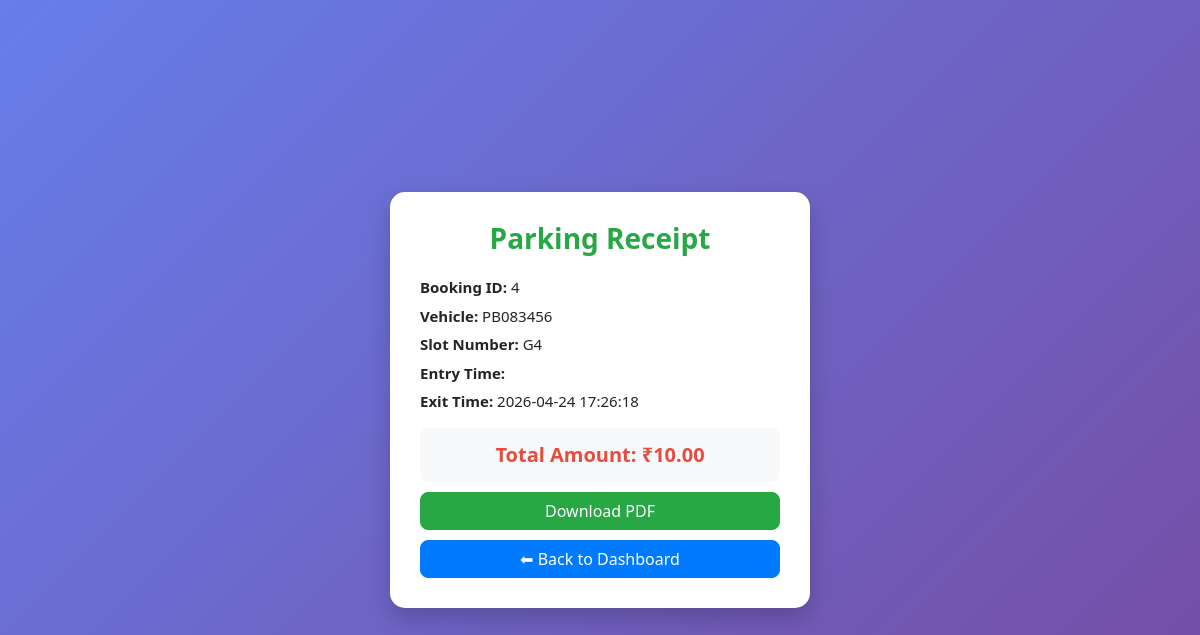
The app's page /users/view-bill.php?id=4 with its own data.
### tables this page shows
CREATE TABLE `bookings` (
  `booking_id` int(11) NOT NULL,
  `user_id` int(11) DEFAULT NULL,
  `slot_id` int(11) DEFAULT NULL,
  `vehicle_no` varchar(20) DEFAULT NULL,
  `entry_time` datetime DEFAULT NULL,
  `exit_time` datetime DEFAULT NULL,
  `status` enum('in','out') DEFAULT 'in',
  `amount` decimal(10,2) DEFAULT NULL
);

CREATE TABLE `slots` (
  `slot_id` int(11) NOT NULL,
  `slot_number` varchar(20) NOT NULL,
  `floor_id` int(11) DEFAULT NULL,
  `vehicle_type` enum('Car','Bike') NOT NULL,
  `status` enum('free','occupied') DEFAULT 'free'
);

### users/view-bill.php (the view, shortened to what this page needs)
<?php
include('../includes/dbconnection.php');
$id = $_GET['id'];
$query = mysqli_query($con, "
SELECT bookings.*, slots.slot_number
FROM bookings
JOIN slots ON bookings.slot_id = slots.slot_id
WHERE bookings.booking_id='$id'
");
$row = mysqli_fetch_array($query);
?>
<!DOCTYPE html>
<html>
<head>
<link rel="stylesheet" href="https://cdn.jsdelivr.net/npm/bootstrap@4.6.2/dist/css/bootstrap.min.css">
</head>
<body>
<div class="receipt-card">
<h3 class="receipt-title">Parking Receipt</h3>
<div class="info">
<p><span class="label">Booking ID:</span> <?php echo $row['booking_id']; ?></p>
<p><span class="label">Vehicle:</span> <?php echo $row['vehicle_no']; ?></p>
<p><span class="label">Slot Number:</span> <?php echo $row['slot_number']; ?></p>
<p><span class="label">Entry Time:</span> <?php echo $row['entry_time']; ?></p>
<p><span class="label">Exit Time:</span> <?php echo $row['exit_time']; ?></p>
</div>
<div class="amount-box">
Total Amount: ₹<?php echo $row['amount']; ?>
</div>
<a href="download-bill.php?id=<?php echo $row['booking_id']; ?>" class="btn btn-success btn-custom">
Download PDF
</a>
<a href="dashboard.php" class="btn btn-primary btn-custom">
⬅ Back to Dashboard
</a>
</div>
</body>
</html>

### users/view-bill.php (style rules this page uses)
body { background: linear-gradient(135deg,#667eea,#764ba2); font-family: 'Segoe UI', sans-serif; height:100vh; display:flex; justify-content:center; align-items:center; }
.receipt-card { width:420px; background:#fff; padding:30px; border-radius:15px; box-shadow:0 10px 25px rgba(0,0,0,0.2); }
.receipt-title { text-align:center; font-weight:bold; color:#28a745; margin-bottom:20px; }
.info p { margin:6px 0; font-size:15px; }
.label { font-weight:600; }
.amount-box { margin-top:15px; padding:12px; background:#f8f9fa; border-radius:8px; text-align:center; font-size:20px; font-weight:bold; color:#e74c3c; }
.btn-custom { width:100%; margin-top:10px; border-radius:8px; }

### records on screen
bookings: booking_id "4", vehicle_no "PB083456", slot.slot_number "G4", exit_time "2026-04-24 17:26:18", amount "10.00"
